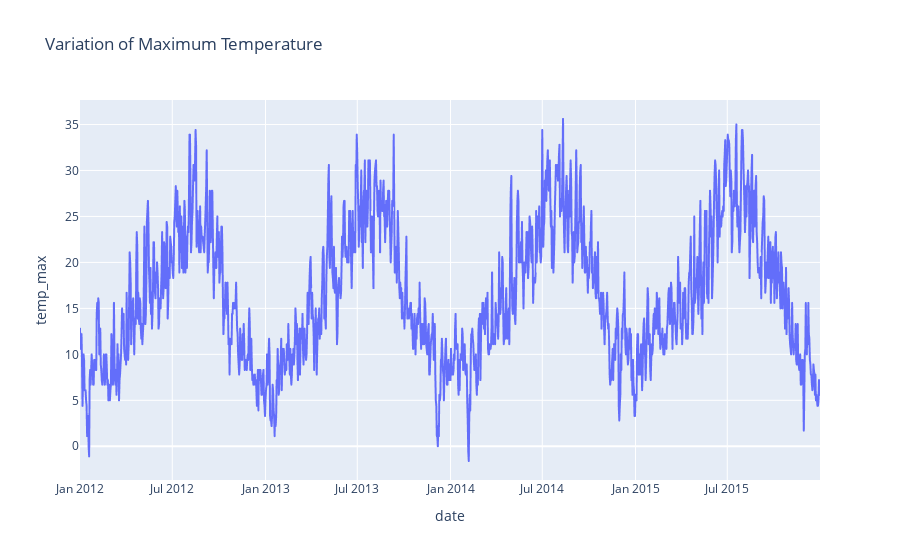

The cell this chart's notebook holds for it:
### Markdown cell above
The line chart can be used to display the variation in maximum temperature on different dates.

### Code cell
px.line(data_frame = data,
       x = 'date',
       y = 'temp_max', 
       title = 'Variation of Maximum Temperature')

### Figure 1 — Plotly figure (JSON) as saved in the notebook; plotly's stock layout.template omitted (floating-point values rounded to 4 significant figures; data arrays with more than 128 entries replaced by an {"elided": "..."} marker saying what was removed)
{"data": [{"hovertemplate": "date=%{x}<br>temp_max=%{y}<extra></extra>", "legendgroup": "", "line": {"color": "#636efa", "dash": "solid"}, "marker": {"symbol": "circle"}, "mode": "lines", "name": "", "showlegend": false, "type": "scattergl", "x": {"elided": "1461 str values"}, "xaxis": "x", "y": {"elided": "1461 float values"}, "yaxis": "y"}], "layout": {"autosize": true, "legend": {"tracegroupgap": 0}, "title": {"text": "Variation of Maximum Temperature"}, "xaxis": {"anchor": "y", "autorange": true, "domain": [0, 1], "range": ["2012-01-01", "2015-12-31"], "title": {"text": "date"}, "type": "date"}, "yaxis": {"anchor": "x", "autorange": true, "domain": [0, 1], "range": [-3.667, 37.67], "title": {"text": "temp_max"}, "type": "linear"}}}
